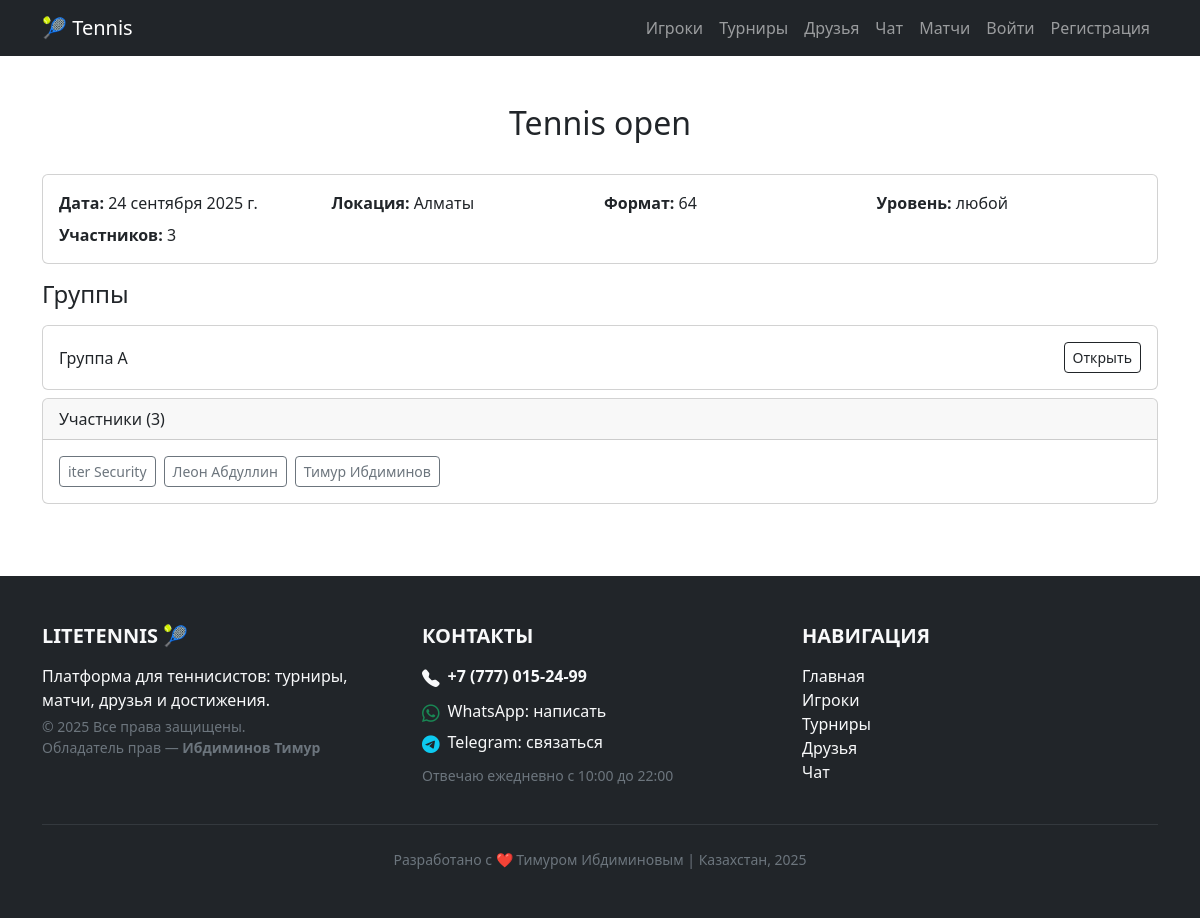
Screenshot of /tournaments/20/ with the database file from the repository.
### tournaments/models.py (models this page shows, shortened)
class Tournament(models.Model):
    FORMAT_CHOICES = [
        (16, "16 игроков (плей-офф)"),
        (32, "32 игрока (плей-офф)"),
        (64, "64 игрока (группы + плей-офф)"),
    ]
    STATUS_CHOICES = [
        ("REG", "Регистрация"),
        ("GRP", "Группы"),
        ("KO", "Плей-офф"),
        ("DONE", "Завершён"),
    ]
    min_level = models.DecimalField(
        "Мин. уровень (NTRP)", max_digits=3, decimal_places=1, null=True, blank=True
    )
    max_level = models.DecimalField(
        "Макс. уровень (NTRP)", max_digits=3, decimal_places=1, null=True, blank=True
    )
    name = models.CharField(max_length=100)
    location = models.CharField(max_length=100)
    date = models.DateField()
    time = models.TimeField()
    format = models.PositiveIntegerField(choices=FORMAT_CHOICES, default=16)
    description = models.TextField(blank=True, null=True)
    creator = models.ForeignKey(settings.AUTH_USER_MODEL, on_delete=models.CASCADE, related_name="created_tournaments")
    status = models.CharField(max_length=4, choices=STATUS_CHOICES, default="REG")
    players = models.ManyToManyField(Player, blank=True, related_name="tournaments")

class Group(models.Model):
    tournament = models.ForeignKey(Tournament, on_delete=models.CASCADE, related_name="groups")
    code = models.CharField(max_length=2)  # 'A'..'P'
    players = models.ManyToManyField(Player, blank=True, related_name="groups")
    class Meta:
        unique_together = ("tournament", "code")

### players/models.py (models this page shows)
class Player(models.Model):
    user = models.OneToOneField(
        User,
        on_delete=models.CASCADE,
        related_name="player_profile",
        blank=True,
        null=True,
    )
    first_name = models.CharField("Имя", max_length=50)
    last_name = models.CharField("Фамилия", max_length=50)
    age = models.PositiveIntegerField("Возраст")
    level = models.CharField("Уровень NTRP", max_length=50, choices=LEVEL_CHOICES)
    photo = models.ImageField(
        "Фото игрока",
        upload_to=player_photo_upload,
        blank=True,
        null=True,
    )
    phone_number = models.CharField("Телефон", max_length=20, blank=True, null=True)
    address = models.CharField("Адрес проживания", max_length=255, blank=True, null=True)
    def __str__(self):
        return f"{self.first_name} {self.last_name}"
    class Meta:
        verbose_name = "Игрок"
        verbose_name_plural = "Игроки"
        ordering = ["last_name", "first_name"]

### tournaments/views.py (the view)
# urls.py: path("<int:pk>/", views.TournamentDetailView.as_view(), name="tournament_detail"),
class TournamentDetailView(DetailView):
    model = Tournament
    template_name = "tournaments/tournament_detail.html"
    context_object_name = "tournament"
    def get_context_data(self, **kwargs):
        ctx = super().get_context_data(**kwargs)
        tour: Tournament = self.object
        ctx["participants"] = tour.players.all()
        ctx["groups"] = tour.groups.all().order_by("code")
        rounds = {}
        for m in tour.bracket_matches.select_related("p1", "p2"):
            rounds.setdefault(m.round_no, []).append(m)
        for r in rounds:
            rounds[r] = sorted(rounds[r], key=lambda x: x.slot)
        ctx["rounds"] = rounds
        user = self.request.user
        ctx["can_manage"] = user.is_authenticated and (user == tour.creator or user.is_superuser)
        return ctx

### tournaments/templates/tournaments/tournament_detail.html (shortened to what this page needs)
{% extends "base.html" %}
{% load static %}
{% block content %}
<div class="mb-3">
  <h2 class="mb-3 text-center">{{ tournament.name }}</h2>
</div>
<div class="card mb-3">
  <div class="card-body">
    <div class="row g-2">
      <div class="col-md-3"><strong>Дата:</strong> {{ tournament.date }}</div>
      <div class="col-md-3"><strong>Локация:</strong> {{ tournament.location }}</div>
      <div class="col-md-3"><strong>Формат:</strong> {{ tournament.format }}</div>
      <div class="col-md-3">
        <strong>Уровень:</strong>
        {% if tournament.min_level or tournament.max_level %}
          {{ tournament.min_level|default:"" }}{% if tournament.min_level and tournament.max_level %}–{% endif %}{{ tournament.max_level|default:"" }}
        {% else %}любой{% endif %}
      </div>
      {% if participants %}
        <div class="col-md-3"><strong>Участников:</strong> {{ participants.count }}</div>
      {% endif %}
    </div>
  </div>
</div>
{% if tournament.status == "GRP" %}
  <h4 class="mb-3">Группы</h4>
  {% for g in groups %}
    <div class="card mb-2">
      <div class="card-body d-flex justify-content-between align-items-center">
        <div>Группа {{ g.code }}</div>
        <a class="btn btn-sm btn-outline-dark" href="{% url 'tournaments:group_detail' g.pk %}">Открыть</a>
      </div>
    </div>
  {% empty %}
    <div class="alert alert-secondary">Группы ещё не созданы.</div>
  {% endfor %}
{% else %}
  <div class="alert alert-secondary">Стадия ещё не сгенерирована.</div>
{% endif %}
{% if participants %}
  <div class="card mb-4">
    <div class="card-header">Участники ({{ participants.count }})</div>
    <div class="card-body">
      <div class="d-flex flex-wrap gap-2">
        {% for p in participants %}
          <a class="btn btn-outline-secondary btn-sm" href="{% url 'player_detail' p.pk %}">
            {{ p }}
          </a>
        {% endfor %}
      </div>
    </div>
  </div>
{% endif %}
{% endblock %}

### static/styles.css (style rules this page uses)
body { background-color: #ffffff; }

### players/templates/base.html (style rules this page uses)
html, body { height: 100%; margin: 0; }
body { display: flex; flex-direction: column; min-height: 100vh; }

### rows the page displays
Tournament: name "Tennis open", date "24 сентября 2025 г.", location "Алматы", format "64"
Group: code "A"
Player: first_name+last_name "iter Security"
Player: first_name+last_name "Леон Абдуллин"
Player: first_name+last_name "Тимур Ибдиминов"

### other values shown
{{ participants.count }} "3"
